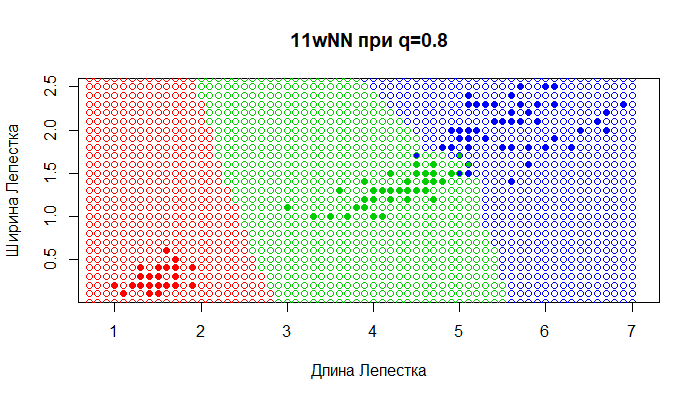

Write R code to recreate this figure.
euclideanDistance <- function(u, v) 
{
  sqrt(sum((u - v) ^ 2))
}

sortObjectsByDist <- function(xl, z, metricFunction = euclideanDistance)
{
   l <- dim(xl)[1] 
   n <- dim(xl)[2] - 1
   distances <- matrix(NA, l, 2) 
   for (i in 1:l) 
   {
      distances[i,] <- c(i, metricFunction(xl[i, 1:n], z))
   }
   orderedXl <- xl[order(distances[, 2]),] 
   return (orderedXl)
}
  
kwNN <- function(xl, z, k, q) 
{ 
  orderedXl <- sortObjectsByDist(xl, z) 
  n <- dim(orderedXl)[2] - 1 
  m <- matrix(c('setosa','versicolor', 'virginica', 0, 0, 0), nrow = 3, ncol = 2)
  
  for(i in 1:k){ 
    orderedXl[i, 4] = q^i 
  } 
  classes <- orderedXl[1:k, (n+1):(n+2)]
  
  m[1,2]=sum(classes[classes$Species=='setosa', 2])
  m[2,2]=sum(classes[classes$Species=='versicolor', 2])
  m[3,2]=sum(classes[classes$Species=='virginica', 2])
  
  class <- m[,1][which.max(m[,2])]
  return (class) 
}


colors <- c("setosa" = "red", "versicolor" = "green3", "virginica" = "blue")
plot(iris[, 3:4], pch = 21, bg = colors[iris$Species], col = colors[iris$Species], asp = 1, 
     xlab = "Äëèíà Ëåïåñòêà", ylab = "Øèðèíà Ëåïåñòêà", main = "11wNN ïðè q=0.8") 

xl <- iris[, 3:5] 
x <- 0.7 
y <- 0 
while (x<7) 
{ 
  while (y<3) 
  { 
    
    z <- c(x, y) 
    class <- kwNN(xl, z, k=11, q=0.8) 
    points(z[1], z[2], pch = 1, col = colors[class], asp = 1) 
    y <- y+0.1
    
  } 
  
  y <- 0 
  x <- x+0.1 
}
